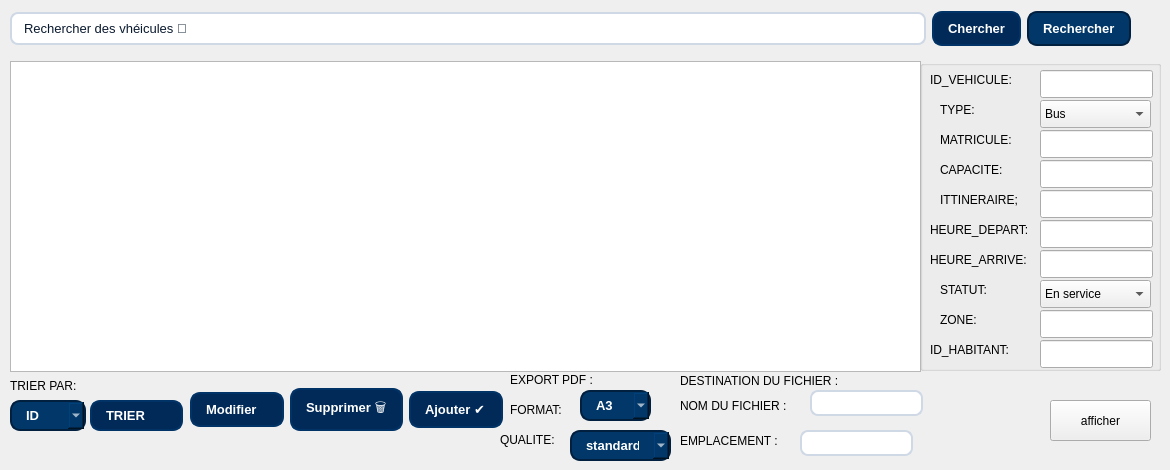
      <widget class="QWidget" name="page_11">
       <widget class="QWidget" name="horizontalLayoutWidget_7">
        <property name="geometry">
         <rect>
          <x>10</x>
          <y>-10</y>
          <width>1121</width>
          <height>77</height>
         </rect>
        </property>
        <layout class="QHBoxLayout" name="horizontalLayout_7">
         <item>
          <widget class="QLineEdit" name="lineEdit_vehicule_recherche">
           <property name="styleSheet">
            <string notr="true">QLineEdit {
    background-color: #ffffff;
    border: 1.5px solid #cfd9e6;
    border-radius: 8px;
    padding: 6px 10px;
    font-size: 13px;
    color: #0a1a2f;
    selection-background-color: #c7e0ff;
    selection-color: #000000;
}

/* Focused (when user clicks or types) */
QLineEdit:focus {
    border: 2px solid #0078d7;          /* Modern blue accent */
    background-color: #ffffff;
    outline: none;
}

/* Hover effect */
QLineEdit:hover {
    border: 1.5px solid #9bbadf;
}

/* Disabled (grayed-out field) */
QLineEdit:disabled {
    background-color: #f0f3f6;
    color: #8c8c8c;
    border: 1px solid #d0d6df;
}

/* Placeholder text style */
QLineEdit::placeholder {
    color: #a0a9b8;
    font-style: italic;
}

/* Optional subtle shadow for depth */
QLineEdit {
    box-shadow: 0 0 3px rgba(0, 0, 0, 0.1);
}</string>
           </property>
           <property name="text">
            <string>Rechercher des vhéicules 🔎</string>
           </property>
          </widget>
         </item>
         <item>
          <widget class="QPushButton" name="pushButton_13">
           <property name="styleSheet">
            <string notr="true">/* ==== BUTTONS STYLE ==== */
QPushButton {
    background-color: #012a59;
    color: #ffffff;
    border: 2px solid #013366;
    border-radius: 10px;
    padding: 8px 14px;
    font-size: 13px;
    font-weight: 500;
    text-align: left;
    transition: all 0.3s ease-in-out;
}

QPushButton:hover {
    background-color: #024b8a;
    border-color: #025aa5;
}

QPushButton:pressed {
    background-color: #013869;
    border-color: #011f3f;
}
</string>
           </property>
           <property name="text">
            <string>Chercher</string>
           </property>
          </widget>
         </item>
         <item>
          <widget class="QPushButton" name="btn_vehicule_rechercher">
           <property name="styleSheet">
            <string notr="true">
    background-color: #012a59;
    color: #ffffff;
    border: 2px solid #013366;
    border-radius: 10px;
    padding: 8px 14px;
    font-size: 13px;
    font-weight: 500;
    text-align: left;
    transition: all 0.3s ease-in-out;

    background-color: #024b8a;
    border-color: #025aa5;


    background-color: #013869;
    border-color: #011f3f;

</string>
           </property>
           <property name="text">
            <string>Rechercher</string>
           </property>
          </widget>
         </item>
        </layout>
       </widget>
       <widget class="QLabel" name="label_49">
        <property name="geometry">
         <rect>
          <x>10</x>
          <y>370</y>
          <width>121</width>
          <height>31</height>
         </rect>
        </property>
        <property name="styleSheet">
         <string notr="true">color: rgb(0, 0, 0);</string>
        </property>
        <property name="text">
         <string>TRIER PAR:</string>
        </property>
       </widget>
       <widget class="QComboBox" name="comboBox_3">
        <property name="geometry">
         <rect>
          <x>10</x>
          <y>400</y>
          <width>76</width>
          <height>31</height>
         </rect>
        </property>
        <property name="styleSheet">
         <string notr="true">
    background-color: #012a59;
    color: #ffffff;
    border: 2px solid #013366;
    border-radius: 10px;
    padding: 8px 14px;
    font-size: 13px;
    font-weight: 500;
    text-align: left;
    transition: all 0.3s ease-in-out;

    background-color: #024b8a;
    border-color: #025aa5;


    background-color: #013869;
    border-color: #011f3f;

</string>
        </property>
        <item>
         <property name="text">
          <string>ID</string>
         </property>
        </item>
        <item>
         <property name="text">
          <string>type</string>
         </property>
        </item>
       </widget>
       <widget class="QPushButton" name="pushButton_14">
        <property name="geometry">
         <rect>
          <x>90</x>
          <y>400</y>
          <width>93</width>
          <height>31</height>
         </rect>
        </property>
        <property name="styleSheet">
         <string notr="true">/* ==== BUTTONS STYLE ==== */
QPushButton {
    background-color: #012a59;
    color: #ffffff;
    border: 2px solid #013366;
    border-radius: 10px;
    padding: 8px 14px;
    font-size: 13px;
    font-weight: 500;
    text-align: left;
    transition: all 0.3s ease-in-out;
}

QPushButton:hover {
    background-color: #024b8a;
    border-color: #025aa5;
}

QPushButton:pressed {
    background-color: #013869;
    border-color: #011f3f;
}
</string>
        </property>
        <property name="text">
         <string>TRIER</string>
        </property>
       </widget>
       <widget class="QWidget" name="horizontalLayoutWidget_8">
        <property name="geometry">
         <rect>
          <x>190</x>
          <y>370</y>
          <width>313</width>
          <height>80</height>
         </rect>
        </property>
        <layout class="QHBoxLayout" name="horizontalLayout_8">
         <item>
          <widget class="QPushButton" name="btn_vehicule_modifier">
           <property name="styleSheet">
            <string notr="true">/* ==== BUTTONS STYLE ==== */
QPushButton {
    background-color: #012a59;
    color: #ffffff;
    border: 2px solid #013366;
    border-radius: 10px;
    padding: 8px 14px;
    font-size: 13px;
    font-weight: 500;
    text-align: left;
    transition: all 0.3s ease-in-out;
}

QPushButton:hover {
    background-color: #024b8a;
    border-color: #025aa5;
}

QPushButton:pressed {
    background-color: #013869;
    border-color: #011f3f;
}
</string>
           </property>
           <property name="text">
            <string>Modifier </string>
           </property>
          </widget>
         </item>
         <item>
          <widget class="QPushButton" name="btn_vehicule_supprimer">
           <property name="styleSheet">
            <string notr="true">/* ==== BUTTONS STYLE ==== */
QPushButton {
    background-color: #012a59;
    color: #ffffff;
    border: 2px solid #013366;
    border-radius: 10px;
    padding: 8px 14px;
    font-size: 13px;
    font-weight: 500;
    text-align: left;
    transition: all 0.3s ease-in-out;
}

QPushButton:hover {
    background-color: #024b8a;
    border-color: #025aa5;
}

QPushButton:pressed {
    background-color: #013869;
    border-color: #011f3f;
}
</string>
           </property>
           <property name="text">
            <string>Supprimer 🗑️</string>
           </property>
          </widget>
         </item>
         <item>
          <widget class="QPushButton" name="btn_vehicule_ajouter">
           <property name="styleSheet">
            <string notr="true">/* ==== BUTTONS STYLE ==== */
QPushButton {
    background-color: #012a59;
    color: #ffffff;
    border: 2px solid #013366;
    border-radius: 10px;
    padding: 8px 14px;
    font-size: 13px;
    font-weight: 500;
    text-align: left;
    transition: all 0.3s ease-in-out;
}

QPushButton:hover {
    background-color: #024b8a;
    border-color: #025aa5;
}

QPushButton:pressed {
    background-color: #013869;
    border-color: #011f3f;
}
</string>
           </property>
           <property name="text">
            <string>Ajouter ✔️</string>
           </property>
          </widget>
         </item>
        </layout>
       </widget>
       <widget class="QLabel" name="label_50">
        <property name="geometry">
         <rect>
          <x>510</x>
          <y>370</y>
          <width>101</width>
          <height>20</height>
         </rect>
        </property>
        <property name="styleSheet">
         <string notr="true">color: rgb(0, 0, 0);</string>
        </property>
        <property name="text">
         <string>EXPORT PDF :</string>
        </property>
       </widget>
       <widget class="QLabel" name="label_51">
        <property name="geometry">
         <rect>
          <x>510</x>
          <y>400</y>
          <width>91</width>
          <height>20</height>
         </rect>
        </property>
        <property name="styleSheet">
         <string notr="true">color: rgb(0, 0, 0);</string>
        </property>
        <property name="text">
         <string>FORMAT:</string>
        </property>
       </widget>
       <widget class="QLabel" name="label_52">
        <property name="geometry">
         <rect>
          <x>500</x>
          <y>430</y>
          <width>81</width>
          <height>20</height>
         </rect>
        </property>
        <property name="styleSheet">
         <string notr="true">color: rgb(0, 0, 0);</string>
        </property>
        <property name="text">
         <string>QUALITE:</string>
        </property>
       </widget>
       <widget class="QComboBox" name="comboBox_8">
        <property name="geometry">
         <rect>
          <x>580</x>
          <y>390</y>
          <width>71</width>
          <height>31</height>
         </rect>
        </property>
        <property name="styleSheet">
         <string notr="true">
    background-color: #012a59;
    color: #ffffff;
    border: 2px solid #013366;
    border-radius: 10px;
    padding: 8px 14px;
    font-size: 13px;
    font-weight: 500;
    text-align: left;
    transition: all 0.3s ease-in-out;

    background-color: #024b8a;
    border-color: #025aa5;


    background-color: #013869;
    border-color: #011f3f;

</string>
        </property>
        <item>
         <property name="text">
          <string>A3</string>
         </property>
        </item>
        <item>
         <property name="text">
          <string>A4</string>
         </property>
        </item>
        <item>
         <property name="text">
          <string>A5</string>
         </property>
        </item>
       </widget>
       <widget class="QComboBox" name="comboBox_15">
        <property name="geometry">
         <rect>
          <x>570</x>
          <y>430</y>
          <width>101</width>
          <height>31</height>
         </rect>
        </property>
        <property name="styleSheet">
         <string notr="true">
    background-color: #012a59;
    color: #ffffff;
    border: 2px solid #013366;
    border-radius: 10px;
    padding: 8px 14px;
    font-size: 13px;
    font-weight: 500;
    text-align: left;
    transition: all 0.3s ease-in-out;

    background-color: #024b8a;
    border-color: #025aa5;


    background-color: #013869;
    border-color: #011f3f;

</string>
        </property>
        <item>
         <property name="text">
          <string>standard</string>
         </property>
        </item>
        <item>
         <property name="text">
          <string>***</string>
         </property>
        </item>
       </widget>
       <widget class="QLabel" name="label_53">
        <property name="geometry">
         <rect>
          <x>680</x>
          <y>370</y>
          <width>181</width>
          <height>21</height>
         </rect>
        </property>
        <property name="styleSheet">
         <string notr="true">color: rgb(0, 0, 0);</string>
        </property>
        <property name="text">
         <string>DESTINATION DU FICHIER :</string>
        </property>
       </widget>
       <widget class="QLabel" name="label_54">
        <property name="geometry">
         <rect>
          <x>680</x>
          <y>390</y>
          <width>141</width>
          <height>31</height>
         </rect>
        </property>
        <property name="styleSheet">
         <string notr="true">color: rgb(0, 0, 0);</string>
        </property>
        <property name="text">
         <string>NOM DU FICHIER :</string>
        </property>
       </widget>
       <widget class="QLabel" name="label_55">
        <property name="geometry">
         <rect>
          <x>680</x>
          <y>430</y>
          <width>131</width>
          <height>21</height>
         </rect>
        </property>
        <property name="styleSheet">
         <string notr="true">color: rgb(0, 0, 0);</string>
        </property>
        <property name="text">
         <string>EMPLACEMENT :</string>
        </property>
       </widget>
       <widget class="QLineEdit" name="lineEdit_14">
        <property name="geometry">
         <rect>
          <x>810</x>
          <y>390</y>
          <width>113</width>
          <height>26</height>
         </rect>
        </property>
        <property name="styleSheet">
         <string notr="true">QLineEdit {
    background-color: #ffffff;
    border: 1.5px solid #cfd9e6;
    border-radius: 8px;
    padding: 6px 10px;
    font-size: 13px;
    color: #0a1a2f;
    selection-background-color: #c7e0ff;
    selection-color: #000000;
}

/* Focused (when user clicks or types) */
QLineEdit:focus {
    border: 2px solid #0078d7;          /* Modern blue accent */
    background-color: #ffffff;
    outline: none;
}

/* Hover effect */
QLineEdit:hover {
    border: 1.5px solid #9bbadf;
}

/* Disabled (grayed-out field) */
QLineEdit:disabled {
    background-color: #f0f3f6;
    color: #8c8c8c;
    border: 1px solid #d0d6df;
}

/* Placeholder text style */
QLineEdit::placeholder {
    color: #a0a9b8;
    font-style: italic;
}

/* Optional subtle shadow for depth */
QLineEdit {
    box-shadow: 0 0 3px rgba(0, 0, 0, 0.1);
}</string>
        </property>
       </widget>
       <widget class="QLineEdit" name="lineEdit_15">
        <property name="geometry">
         <rect>
          <x>800</x>
          <y>430</y>
          <width>113</width>
          <height>26</height>
         </rect>
        </property>
        <property name="styleSheet">
         <string notr="true">QLineEdit {
    background-color: #ffffff;
    border: 1.5px solid #cfd9e6;
    border-radius: 8px;
    padding: 6px 10px;
    font-size: 13px;
    color: #0a1a2f;
    selection-background-color: #c7e0ff;
    selection-color: #000000;
}

/* Focused (when user clicks or types) */
QLineEdit:focus {
    border: 2px solid #0078d7;          /* Modern blue accent */
    background-color: #ffffff;
    outline: none;
}

/* Hover effect */
QLineEdit:hover {
    border: 1.5px solid #9bbadf;
}

/* Disabled (grayed-out field) */
QLineEdit:disabled {
    background-color: #f0f3f6;
    color: #8c8c8c;
    border: 1px solid #d0d6df;
}

/* Placeholder text style */
QLineEdit::placeholder {
    color: #a0a9b8;
    font-style: italic;
}

/* Optional subtle shadow for depth */
QLineEdit {
    box-shadow: 0 0 3px rgba(0, 0, 0, 0.1);
}</string>
        </property>
       </widget>
       <widget class="QTableView" name="tableView_vehicule">
        <property name="geometry">
         <rect>
          <x>10</x>
          <y>61</y>
          <width>911</width>
          <height>311</height>
         </rect>
        </property>
       </widget>
       <widget class="QGroupBox" name="groupBox_2">
        <property name="geometry">
         <rect>
          <x>920</x>
          <y>60</y>
          <width>241</width>
          <height>311</height>
         </rect>
        </property>
        <property name="title">
         <string/>
        </property>
        <widget class="QLabel" name="label_91">
         <property name="geometry">
          <rect>
           <x>10</x>
           <y>10</y>
           <width>111</width>
           <height>20</height>
          </rect>
         </property>
         <property name="text">
          <string>ID_VEHICULE:</string>
         </property>
        </widget>
        <widget class="QLabel" name="label_92">
         <property name="geometry">
          <rect>
           <x>10</x>
           <y>160</y>
           <width>111</width>
           <height>20</height>
          </rect>
         </property>
         <property name="text">
          <string>HEURE_DEPART:</string>
         </property>
        </widget>
        <widget class="QLabel" name="label_93">
         <property name="geometry">
          <rect>
           <x>10</x>
           <y>190</y>
           <width>111</width>
           <height>20</height>
          </rect>
         </property>
         <property name="text">
          <string>HEURE_ARRIVE:</string>
         </property>
        </widget>
        <widget class="QLabel" name="label_124">
         <property name="geometry">
          <rect>
           <x>20</x>
           <y>220</y>
           <width>63</width>
           <height>20</height>
          </rect>
         </property>
         <property name="text">
          <string>STATUT:</string>
         </property>
        </widget>
        <widget class="QLabel" name="label_125">
         <property name="geometry">
          <rect>
           <x>20</x>
           <y>250</y>
           <width>63</width>
           <height>20</height>
          </rect>
         </property>
         <property name="text">
          <string>ZONE:</string>
         </property>
        </widget>
        <widget class="QLabel" name="label_126">
         <property name="geometry">
          <rect>
           <x>10</x>
           <y>280</y>
           <width>101</width>
           <height>20</height>
          </rect>
         </property>
         <property name="text">
          <string>ID_HABITANT:</string>
         </property>
        </widget>
        <widget class="QLabel" name="label_127">
         <property name="geometry">
          <rect>
           <x>20</x>
           <y>40</y>
           <width>63</width>
           <height>20</height>
          </rect>
         </property>
         <property name="text">
          <string>TYPE:</string>
         </property>
        </widget>
        <widget class="QLabel" name="label_128">
         <property name="geometry">
          <rect>
           <x>20</x>
           <y>130</y>
           <width>91</width>
           <height>20</height>
          </rect>
         </property>
         <property name="text">
          <string>ITTINERAIRE;</string>
         </property>
        </widget>
        <widget class="QLabel" name="label_129">
         <property name="geometry">
          <rect>
           <x>20</x>
           <y>100</y>
           <width>81</width>
           <height>20</height>
          </rect>
         </property>
         <property name="text">
          <string>CAPACITE:</string>
         </property>
        </widget>
        <widget class="QLabel" name="label_130">
         <property name="geometry">
          <rect>
           <x>20</x>
           <y>70</y>
           <width>91</width>
           <height>20</height>
          </rect>
         </property>
         <property name="text">
          <string>MATRICULE:</string>
         </property>
        </widget>
        <widget class="QLineEdit" name="lineEdit_vehicule_id">
         <property name="geometry">
          <rect>
           <x>120</x>
           <y>10</y>
           <width>113</width>
           <height>28</height>
          </rect>
         </property>
        </widget>
        <widget class="QLineEdit" name="lineEdit_vehicule_matricule">
         <property name="geometry">
          <rect>
           <x>120</x>
           <y>70</y>
           <width>113</width>
           <height>28</height>
          </rect>
         </property>
        </widget>
        <widget class="QLineEdit" name="lineEdit_vehicule_capacite">
         <property name="geometry">
          <rect>
           <x>120</x>
           <y>100</y>
           <width>113</width>
           <height>28</height>
          </rect>
         </property>
        </widget>
        <widget class="QLineEdit" name="lineEdit_vehicule_itineraire">
         <property name="geometry">
          <rect>
           <x>120</x>
           <y>130</y>
           <width>113</width>
           <height>28</height>
          </rect>
         </property>
        </widget>
        <widget class="QLineEdit" name="lineEdit_vehicule_hdep">
         <property name="geometry">
          <rect>
           <x>120</x>
           <y>160</y>
           <width>113</width>
           <height>28</height>
          </rect>
         </property>
        </widget>
        <widget class="QLineEdit" name="lineEdit_vehicule_harr">
         <property name="geometry">
          <rect>
           <x>120</x>
           <y>190</y>
           <width>113</width>
           <height>28</height>
          </rect>
         </property>
        </widget>
        <widget class="QLineEdit" name="lineEdit_vehicule_zone">
         <property name="geometry">
          <rect>
           <x>120</x>
           <y>250</y>
           <width>113</width>
           <height>28</height>
          </rect>
         </property>
        </widget>
        <widget class="QLineEdit" name="lineEdit_vehicule_idhabitant">
         <property name="geometry">
          <rect>
           <x>120</x>
           <y>280</y>
           <width>113</width>
           <height>28</height>
          </rect>
         </property>
        </widget>
        <widget class="QComboBox" name="combo_vehicule_statut">
         <property name="geometry">
          <rect>
           <x>120</x>
           <y>220</y>
           <width>111</width>
           <height>28</height>
          </rect>
         </property>
         <item>
          <property name="text">
           <string>En service</string>
          </property>
         </item>
         <item>
          <property name="text">
           <string>En panne</string>
          </property>
         </item>
         <item>
          <property name="text">
           <string>En recharge</string>
          </property>
         </item>
        </widget>
        <widget class="QComboBox" name="combo_vehicule_type">
         <property name="geometry">
          <rect>
           <x>120</x>
           <y>40</y>
           <width>111</width>
           <height>28</height>
          </rect>
         </property>
         <item>
          <property name="text">
           <string>Bus</string>
          </property>
         </item>
         <item>
          <property name="text">
           <string>Voiture</string>
          </property>
         </item>
         <item>
          <property name="text">
           <string>Tram</string>
          </property>
         </item>
        </widget>
       </widget>
       <widget class="QPushButton" name="pushButton_12">
        <property name="geometry">
         <rect>
          <x>1050</x>
          <y>400</y>
          <width>101</width>
          <height>41</height>
         </rect>
        </property>
        <property name="text">
         <string>afficher</string>
        </property>
       </widget>
      </widget>
